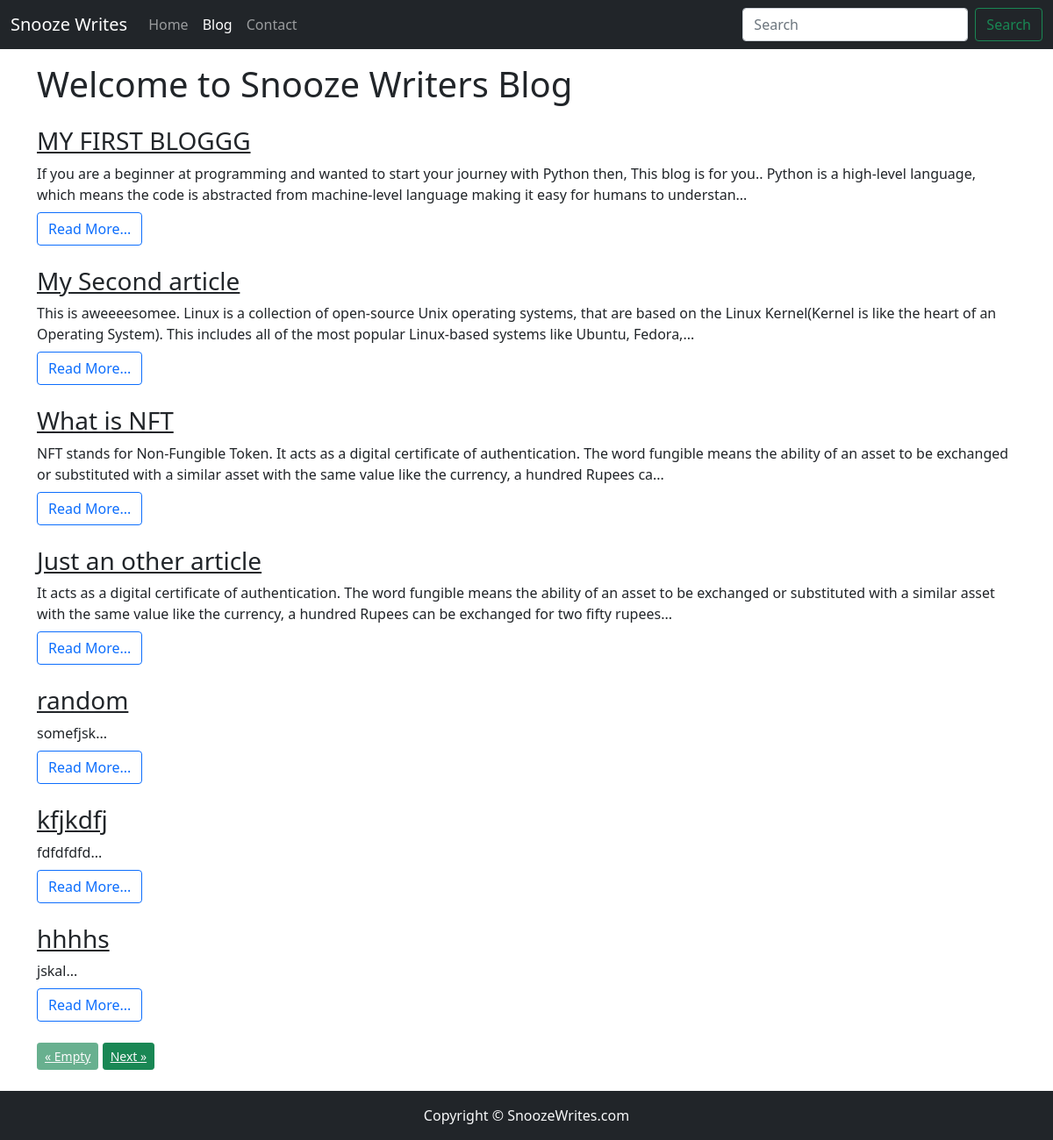
Screenshot of /blog/ with the database file from the repository.
### blog/models.py (models this page shows, shortened)
class Blog(models.Model):
    sno = models.AutoField(primary_key=True)
    title = models.CharField(max_length=200)
    content = models.TextField()
    short_desc = models.CharField(max_length=250, default="")
    slug = models.CharField(max_length=100)
    time = models.DateTimeField(auto_now_add=True)

### blog/views.py (the view)
# urls.py: 2. Add a URL to urlpatterns:  path('blog/', include('blog.urls'))
def blog(request):
    no_of_posts = 7
    page = request.GET.get('page')
    if page is None:
        page = 1
    else:
        page = int(page)
    '''
    0-3, 3-6, 6-9

    (pageno-1)*no_of_posts to (pageno)*no_of_posts
    '''
    blogs = Blog.objects.all()
    length = len(blogs)
    blogs = blogs[(page-1)*no_of_posts : page*no_of_posts]
    if page>1:
        prev = page-1
    else:
        prev = None
    if page<ceil(length/no_of_posts):
        nxt = page+1
    else:
        nxt = None
    context = {'blogs': blogs, 'prev': prev, 'nxt':nxt}
    return render(request, 'bloghome.html', context)

### templates/bloghome.html (shortened to what this page needs)
{% extends 'base.html' %}
{% block blogactive %}active{% endblock blogactive %}
{% block body %}
<div class="container">
<h1 class="my-3">Welcome to Snooze Writers Blog</h1>
{% for blog in blogs %}
    <div class="my-4">
           <h3 class="text-dark">  <a href="/blogpost/{{blog.slug}}" class="text-dark">{{blog.title}}</a></h3>
           <div class="my-2">
           {{blog.short_desc|slice:245}}...
           </div>
           <a href="/blogpost/{{blog.slug}}" class="text-dark">
        <button class="btn btn-outline-primary">Read More...</button></a>
    </div>
{% endfor %}
<div class="my-4">
{% if prev %}
    <button class="btn btn-success btn-sm"> <a href="/blog?page={{prev}}" class="text-light">&laquo; Previous</a></button>
{% else %} <button class="btn btn-success disabled btn-sm"> <a href="#" class="text-light">&laquo; Empty</a></button>
{% endif %}
{% if nxt %}
<button class="btn btn-success btn-sm float-xl-right"><a href="/blog?page={{nxt}}" class="text-light">Next &raquo;</a></button>
{% else %} <button class="btn btn-success disabled btn-sm float-xl-right"><a href="#" class="text-light">Empty &raquo;</a></button>
{% endif %}
</div>
</div>
{% endblock body %}

### templates/bloghome.html (style rules this page uses)
.container { min-height: 90vh; }

### rows the page displays
Blog: title "MY FIRST BLOGGG", short_desc "If you are a beginner at programming and wanted to start your journey with Python then, This blog is for you.. Python is a high-level language, which means the code is abstracted from machine-level language making it easy for humans to understan"
Blog: title "My Second article", short_desc "This is aweeeesomee. Linux is a collection of open-source Unix operating systems, that are based on the Linux Kernel(Kernel is like the heart of an Operating System). This includes all of the most popular Linux-based systems like Ubuntu, Fedora,"
Blog: title "What is NFT", short_desc "NFT stands for Non-Fungible Token. It acts as a digital certificate of authentication. The word fungible means the ability of an asset to be exchanged or substituted with a similar asset with the same value like the currency, a hundred Rupees ca"
Blog: title "Just an other article", short_desc "It acts as a digital certificate of authentication. The word fungible means the ability of an asset to be exchanged or substituted with a similar asset with the same value like the currency, a hundred Rupees can be exchanged for two fifty rupees"
Blog: title "random", short_desc "somefjsk"
Blog: title "kfjkdfj", short_desc "fdfdfdfd"
Blog: title "hhhhs", short_desc "jskal"
